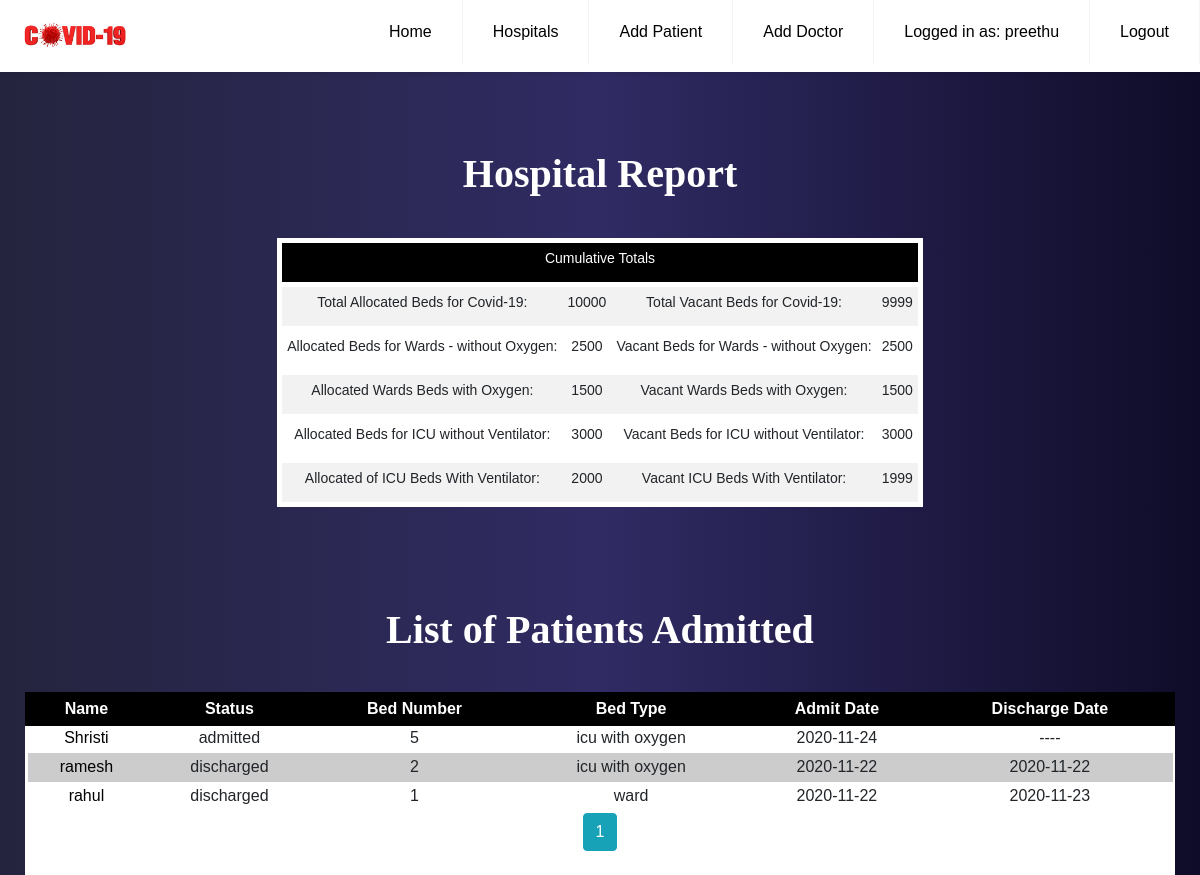
Before: /patients (signed in) with the older database file.
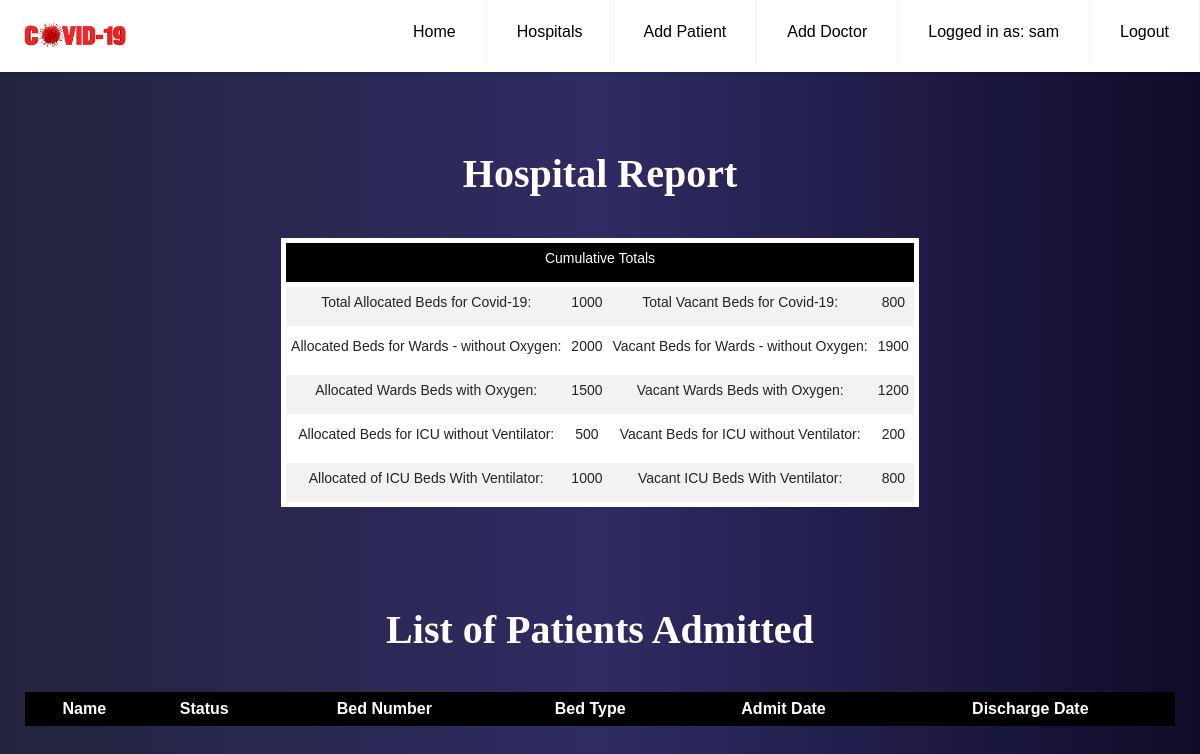
After: the same page with the newer database file.
### models.py (models this page shows, shortened)
class User(UserMixin, db.Model):
    __tablename__ = "user"
    id = db.Column(db.Integer, primary_key=True)
    name = db.Column(db.String(100), index=True, unique=True)
    password_hash = db.Column(db.String(128))
    role = db.Column(db.String(20))
    hospital_id = db.Column(db.Integer, db.ForeignKey('hospital.id'))

class Hospital(db.Model):
    __tablename__ = "hospital"
    id = db.Column(db.Integer, primary_key=True)
    name = db.Column(db.String(100), nullable=False)
    area = db.Column(db.String(100), nullable=False)
    district = db.Column(db.String(100), nullable=False)
    state = db.Column(db.String(100), nullable=False)
    phone = db.Column(db.Integer, nullable=False)
    total_beds = db.Column(db.Integer, nullable=False)
    available_beds = db.Column(db.Integer, nullable=False)
    total_ward_beds = db.Column(db.Integer, nullable=False)
    available_ward_beds = db.Column(db.Integer, nullable=False)
    total_ward_beds_with_oxygen = db.Column(db.Integer, nullable=False)
    available_ward_beds_with_oxygen = db.Column(db.Integer, nullable=False)
    total_icu_beds = db.Column(db.Integer, nullable=False)
    available_icu_beds = db.Column(db.Integer, nullable=False)
    total_icu_beds_with_oxygen = db.Column(db.Integer, nullable=False)
    available_icu_beds_with_oxygen = db.Column(db.Integer, nullable=False)
    beds = db.relationship('Bed', backref='hospital', lazy=True)
    users = db.relationship('User', backref='hospital', lazy=True)
    doctors = db.relationship('Doctor', backref='hospital', lazy=True)
    def __repr__(self):
        return f"name: {self.name}\navailable beds: {self.available_beds}\n"

class Patient(db.Model):
    __tablename__ = "patient"
    id = db.Column(db.Integer, primary_key=True)
    name = db.Column(db.String(100), nullable=False)
    age = db.Column(db.Integer, nullable=False)
    gender = db.Column(db.String(10), nullable=False)
    status = db.Column(db.String(10), nullable=False)
    admit_date = db.Column(db.DateTime, nullable=False, default=datetime.utcnow)
    discharge_date = db.Column(db.DateTime, nullable=True)
    phone = db.Column(db.Integer, nullable=False)
    address = db.Column(db.Text, nullable=False)
    blood_group = db.Column(db.String(20), nullable=False)
    bed_id = db.Column(db.Integer, db.ForeignKey('bed.id'), nullable=False)
    doctor_id = db.Column(db.Integer, db.ForeignKey('doctor.id'), nullable=False)

class Bed(db.Model):
    __tablename__ = "bed"
    id = db.Column(db.Integer, primary_key=True)
    bed_number = db.Column(db.Integer, nullable=False)
    bed_type = db.Column(db.String(100), nullable=False)
    cost = db.Column(db.Integer, nullable=False)
    hospital_id = db.Column(db.Integer, db.ForeignKey('hospital.id'), nullable=False)
    patients = db.relationship('Patient', backref='bed', lazy=True)

### app.py (the view)
@app.route('/patients')
@login_required
def patient_list():
    current_hospital = request.args.get('current_hospital', type=int)
    if current_hospital:
        hospital = Hospital.query.get_or_404(current_hospital)
        print('queried hospital')
        print(hospital)
    else:
        hospital = current_user.hospital
        print('logged user')
        print(hospital)
    page = request.args.get('page', 1, type=int)
    patients = Patient.query.join(Bed).filter(Bed.id==Patient.bed_id).join(Hospital).filter(Bed.hospital_id==Hospital.id, Hospital.id==hospital.id).order_by(Patient.admit_date.desc()).paginate(per_page=10, page=page)
    return render_template('patient.html', patients=patients, hospital=hospital)

### models.py (called while the page is built)
@login.user_loader
def load_user(id):
    return User.query.get(int(id))

### templates/patient.html
{% extends "base.html" %}
{% block navbar %}
	<li><a href="{{ url_for('hospital') }}">Hospitals</a></li>
		{% if current_user.is_authenticated %}
		<li><a href="{{ url_for('patient_add') }}">Add Patient</a></li>
		<li><a href="{{ url_for('doctor_add') }}">Add Doctor</a></li>
		<li><a href="{{ url_for('profile') }}">Logged in as: {{current_user.name}}</a></li>
		<li><a href="{{ url_for('logout') }}">Logout</a></li>
		{% endif %}
{% endblock navbar %}
{% block content %}
<div class="table__header">
	<div class="table__wrapper">
		<h1 class="label__head">Hospital Report</h1>
		<table class="table__content">
			<tr>
				<td colspan="4" class="report__head">
					<label>Cumulative Totals </label>
				</td>
			</tr>
			<tr>
				<td>
					<label>Total Allocated Beds for Covid-19: </label>
				</td>
				<td >
					<label>{{ hospital.total_beds }}</label>
				</td>
				<td>
					<label>Total Vacant Beds for Covid-19: </label>
				</td>
				<td>
					<label>{{ hospital.available_beds }}</label>
				</td>
			</tr>
			<tr>
				<td>
					<label>Allocated Beds for Wards - without Oxygen: </label>
				</td>
				<td>
					<label>{{ hospital.total_ward_beds }}</label>
				</td>
				<td>
					<label>Vacant Beds for Wards - without Oxygen: </label>
				</td>
				<td>
					<label>{{ hospital.available_ward_beds }}</label>
				</td>
			</tr>
			<tr>
				<td>
					<label>Allocated Wards Beds with Oxygen: </label>
				</td>
				<td>
					<label>{{ hospital.total_ward_beds_with_oxygen }} </label>
				</td>
				<td>
					<label>Vacant Wards Beds with Oxygen: </label>
				</td>
				<td>
					<label>{{ hospital.available_ward_beds_with_oxygen }}</label>
				</td>
			</tr>
			<tr>
				<td>
					<label>Allocated Beds for ICU without Ventilator: </label>
				</td>
				<td>
					<label>{{ hospital.total_icu_beds }}</label>
				</td>
				<td>
					<label>Vacant Beds for ICU without Ventilator: </label>
				</td>
				<td>
					<label>{{ hospital.available_icu_beds }}</label>
				</td>
			</tr>
			<tr>
				<td>
					<label>Allocated of ICU Beds With Ventilator: </label>
				</td>
				<td>
					<label>{{ hospital.total_icu_beds_with_oxygen }}</label>
				</td>
				<td>
					<label>Vacant ICU Beds With Ventilator: </label>
				</td>
				<td>
					<label>{{ hospital.available_icu_beds_with_oxygen }}</label>
				</td>
			</tr>
		</table>
	</div>
</div>
<div class="patient__header" id="tableview">
	<label class="label__head">List of Patients Admitted</label></br></br>
	<div class="patient__wrapper">
		<table class="table__box">
  <thead>
    <tr>
      <th class="th-sm">Name
      </th>
      <th class="th-sm">Status
      </th>
      <th class="th-sm">Bed Number
      </th>
      <th class="th-sm">Bed Type
      </th>
      <th class="th-sm">Admit Date
      </th>
      <th class="th-sm">Discharge Date
      </th>
    </tr>
  </thead>
  <tbody>
  {% for patient in patients.items %}
    <tr>
      <td><a href="{{ url_for('patient_profile', patient_id=patient.id) }}">{{ patient.name }}</a></td>
      <td>{{ patient.status }}</td>
      <td>{{ patient.bed.bed_number }}</td>
      <td>{{ patient.bed.bed_type }}</td>
      <td>{{ patient.admit_date.strftime('%Y-%m-%d') }}</td>
        {% if patient.discharge_date %}
            <td>{{ patient.discharge_date.strftime('%Y-%m-%d') }}</td>
        {% else %}
            <td>----</td>
        {% endif %}
    </tr>
  {% endfor %}
  </tbody>
</table>
        {% for page_num in patients.iter_pages(left_edge=1, right_edge=1, left_current=1, right_current=2) %}
        {% if page_num %}
            {% if patients.page == page_num %}
                <a class="btn btn-info mb-4" href="{{ url_for('patient_list', page=page_num) }}">{{ page_num }}</a>
            {% else %}
                <a class="btn btn-outline-info mb-4" href="{{ url_for('patient_list', page=page_num) }}">{{ page_num }}</a>
            {% endif %}
        {% else %}
            ...
        {% endif %}
    {% endfor %}
	</div>
</div>
{% endblock content %}

### templates/base.html (shortened to what this page needs)
<!DOCTYPE html>
<html>
<head>
	<link rel="stylesheet" type="text/css" href="{{ url_for('static', filename='css/home.css') }}">
	<link rel="stylesheet" href="https://stackpath.bootstrapcdn.com/bootstrap/4.3.1/css/bootstrap.min.css">
	<link href="https://unpkg.com/aos@2.3.1/dist/aos.css" rel="stylesheet">
	<link rel="stylesheet" href="https://cdnjs.cloudflare.com/ajax/libs/select2/4.0.13/css/select2.min.css" />
	<link rel="stylesheet" type="text/css" href="{{ url_for('static', filename='css/patient_add.css') }}">
	<link href="{{ url_for('static', filename='css/main.css') }}" rel="stylesheet" media="all">
	<link rel="stylesheet" href="https://stackpath.bootstrapcdn.com/font-awesome/4.7.0/css/font-awesome.min.css">
</head>
<body>
<div class="navbar__main">
	<header class="header">
	<a href="{{ url_for('home') }}"><img src="{{ url_for('static', filename='img/logo.jpg') }}" class="logo"></a>
	  <ul class="menu">
		<li><a href="{{ url_for('home') }}">Home</a></li>
          {% block navbar %}
          {% endblock %}
	  </ul>
	</header>
</div>
{% block content %}
{% endblock %}
</body>
</html>

### static/css/home.css (style rules this page uses)
* { box-sizing: border-box; padding: 0; margin: 0; font-family: Verdana, Geneva, Tahoma, sans-serif; }
.navbar__main a { color: #000; }
.navbar__main .header { background-color: #fff; box-shadow: 1px 1px 4px 0 rgba(0,0,0,.1); position: fixed; width: 100%; z-index: 3; }
.navbar__main .header ul { margin: 0; padding: 0; list-style: none; overflow: hidden; background-color: #fff; }
.navbar__main .header li a { display: block; padding: 20px 20px; border-right: 1px solid #f4f4f4; text-decoration: none; }
.navbar__main .header .logo { display: block; float: left; font-size: 2em; padding: 10px 20px; text-decoration: none; }
.navbar__main .header .menu { clear: both; max-height: 0; transition: max-height .2s ease-out; }
@media (min-width: 1000px) { .navbar__main .header li { float: left; } }
@media (min-width: 1000px) { .navbar__main .header li a { padding: 20px 30px; } }
@media (min-width: 1000px) { .navbar__main .header .menu { clear: none; float: right; max-height: none; } }
.logo { height: 75%; width: 150px; }
.table__header { padding: 100px; padding-bottom: 0; text-align: center; }
.table__header .table__wrapper { display: flex; flex-direction: column; justify-content: center; }
.table__header .table__content { margin-left: auto; margin-right: auto; margin-top: 20px; text-align: center; }
.table__header .table__content tr { border: 5px solid white; }
.table__header .table__content td { border: transparent; }
.table__header td,.table__header tr { border: 2px solid black; font-size: 14px; }
.table__header td { padding: 5px; }
.patient__header { text-align: center; }
.patient__header .patient__wrapper { margin-right: 25px; margin-left: 25px; background: white; }
.patient__header .table__box { width: 100%; text-align: center; }
.patient__header th { border: 5px solid black; background: black; color: white; font-size: 16px; }
.patient__header tr { border: 5px solid white; }
.patient__header tr:nth-child(odd) { background: #FFF }
.patient__header .label__head { font-size: 40px; color: white; font-weight: bold; font-family: "Times New Roman", Times, serif; }
.table__header { height: 600px; }
body { width:100%; background: #0f0c29; background: -webkit-linear-gradient(to right, #24243e, #302b63, #0f0c29); background: linear-gradient(to right, #24243e, #302b63, #0f0c29); }
.table__header .report__head { background-color: black; color: white; }
.table__header tr:nth-child(even) { background-color: #f2f2f2; }
.table__header tr:nth-child(odd) { background-color:white; }
.table__header .table__wrapper { padding-top: 50px; }
.table__header .label__head { font-size: 40px; color: white; font-weight: bold; font-family: "Times New Roman", Times, serif; text-align: center; padding-bottom: 20px; }

### static/css/main.css (style rules this page uses)
.wrapper__main body, h1, h2, h3, h4, h5, h6, blockquote, p, pre, dl, dd, ol, ul, figure, hr, fieldset, legend { margin: 0; padding: 0; }

Changed rows visible on the page:
removed Patient: name "Shristi", status "admitted", bed.bed_number "5", bed.bed_type "icu with oxygen", admit_date "2020-11-24"
removed Patient: name "ramesh", status "discharged", bed.bed_number "2", bed.bed_type "icu with oxygen", admit_date "2020-11-22", discharge_date "2020-11-22"
removed Patient: name "rahul", status "discharged", bed.bed_number "1", bed.bed_type "ward", admit_date "2020-11-22", discharge_date "2020-11-23"
changed User: name "preethu" → "sam"
changed Hospital: total_beds "10000" → "1000"; available_beds "9999" → "800"; total_ward_beds "2500" → "2000"; available_ward_beds "2500" → "1900"; available_ward_beds_with_oxygen "1500" → "1200"; total_icu_beds "3000" → "500"; available_icu_beds "3000" → "200"; total_icu_beds_with_oxygen "2000" → "1000"; available_icu_beds_with_oxygen "1999" → "800"
Other visible differences:
list line gone: "1"
